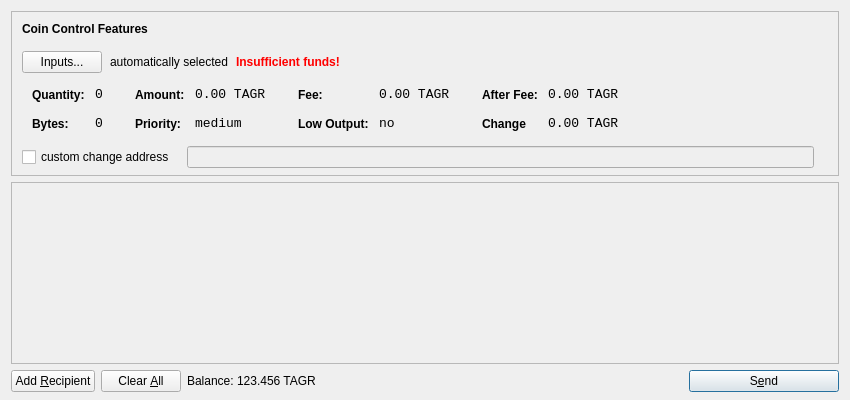
<?xml version="1.0" encoding="UTF-8"?>
<ui version="4.0">
 <class>SendCoinsDialog</class>
 <widget class="QDialog" name="SendCoinsDialog">
  <property name="geometry">
   <rect>
    <x>0</x>
    <y>0</y>
    <width>850</width>
    <height>400</height>
   </rect>
  </property>
  <property name="windowTitle">
   <string>Send Coins</string>
  </property>
  <layout class="QVBoxLayout" name="verticalLayout" stretch="0,1,0">
   <property name="bottomMargin">
    <number>8</number>
   </property>
   <item>
    <widget class="QFrame" name="frameCoinControl">
     <property name="sizePolicy">
      <sizepolicy hsizetype="Expanding" vsizetype="Expanding">
       <horstretch>0</horstretch>
       <verstretch>0</verstretch>
      </sizepolicy>
     </property>
     <property name="maximumSize">
      <size>
       <width>16777215</width>
       <height>16777215</height>
      </size>
     </property>
     <property name="frameShape">
      <enum>QFrame::StyledPanel</enum>
     </property>
     <property name="frameShadow">
      <enum>QFrame::Sunken</enum>
     </property>
     <layout class="QVBoxLayout" name="verticalLayoutCoinControl2">
      <property name="spacing">
       <number>-1</number>
      </property>
      <property name="leftMargin">
       <number>0</number>
      </property>
      <property name="topMargin">
       <number>0</number>
      </property>
      <property name="rightMargin">
       <number>0</number>
      </property>
      <property name="bottomMargin">
       <number>6</number>
      </property>
      <item>
       <layout class="QVBoxLayout" name="verticalLayoutCoinControl" stretch="0,0,0,0,1">
        <property name="spacing">
         <number>0</number>
        </property>
        <property name="leftMargin">
         <number>10</number>
        </property>
        <property name="topMargin">
         <number>10</number>
        </property>
        <item>
         <layout class="QHBoxLayout" name="horizontalLayoutCoinControl1">
          <property name="bottomMargin">
           <number>15</number>
          </property>
          <item>
           <widget class="QLabel" name="labelCoinControlFeatures">
            <property name="sizePolicy">
             <sizepolicy hsizetype="Preferred" vsizetype="Maximum">
              <horstretch>0</horstretch>
              <verstretch>0</verstretch>
             </sizepolicy>
            </property>
            <property name="font">
             <font>
              <weight>75</weight>
              <bold>true</bold>
             </font>
            </property>
            <property name="styleSheet">
             <string notr="true">font-weight:bold;</string>
            </property>
            <property name="text">
             <string>Coin Control Features</string>
            </property>
           </widget>
          </item>
         </layout>
        </item>
        <item>
         <layout class="QHBoxLayout" name="horizontalLayoutCoinControl2" stretch="0,0,0,0">
          <property name="spacing">
           <number>8</number>
          </property>
          <property name="bottomMargin">
           <number>10</number>
          </property>
          <item>
           <widget class="QPushButton" name="pushButtonCoinControl">
            <property name="styleSheet">
             <string notr="true"/>
            </property>
            <property name="text">
             <string>Inputs...</string>
            </property>
           </widget>
          </item>
          <item>
           <widget class="QLabel" name="labelCoinControlAutomaticallySelected">
            <property name="text">
             <string>automatically selected</string>
            </property>
            <property name="margin">
             <number>5</number>
            </property>
           </widget>
          </item>
          <item>
           <widget class="QLabel" name="labelCoinControlInsuffFunds">
            <property name="font">
             <font>
              <weight>75</weight>
              <bold>true</bold>
             </font>
            </property>
            <property name="styleSheet">
             <string notr="true">color:red;font-weight:bold;</string>
            </property>
            <property name="text">
             <string>Insufficient funds!</string>
            </property>
            <property name="margin">
             <number>5</number>
            </property>
           </widget>
          </item>
          <item>
           <spacer name="horizontalSpacerCoinControl">
            <property name="orientation">
             <enum>Qt::Horizontal</enum>
            </property>
            <property name="sizeHint" stdset="0">
             <size>
              <width>40</width>
              <height>1</height>
             </size>
            </property>
           </spacer>
          </item>
         </layout>
        </item>
        <item>
         <widget class="QWidget" name="widgetCoinControl" native="true">
          <property name="sizePolicy">
           <sizepolicy hsizetype="Preferred" vsizetype="Preferred">
            <horstretch>0</horstretch>
            <verstretch>0</verstretch>
           </sizepolicy>
          </property>
          <property name="minimumSize">
           <size>
            <width>0</width>
            <height>0</height>
           </size>
          </property>
          <property name="styleSheet">
           <string notr="true"/>
          </property>
          <layout class="QHBoxLayout" name="horizontalLayoutCoinControl5">
           <property name="margin">
            <number>0</number>
           </property>
           <item>
            <layout class="QHBoxLayout" name="horizontalLayoutCoinControl3" stretch="0,0,0,1">
             <property name="spacing">
              <number>20</number>
             </property>
             <property name="topMargin">
              <number>0</number>
             </property>
             <property name="bottomMargin">
              <number>10</number>
             </property>
             <item>
              <layout class="QFormLayout" name="formLayoutCoinControl1">
               <property name="horizontalSpacing">
                <number>10</number>
               </property>
               <property name="verticalSpacing">
                <number>14</number>
               </property>
               <property name="leftMargin">
                <number>10</number>
               </property>
               <property name="topMargin">
                <number>4</number>
               </property>
               <property name="rightMargin">
                <number>6</number>
               </property>
               <item row="0" column="0">
                <widget class="QLabel" name="labelCoinControlQuantityText">
                 <property name="styleSheet">
                  <string notr="true">font-weight:bold;</string>
                 </property>
                 <property name="text">
                  <string>Quantity:</string>
                 </property>
                 <property name="margin">
                  <number>0</number>
                 </property>
                </widget>
               </item>
               <item row="0" column="1">
                <widget class="QLabel" name="labelCoinControlQuantity">
                 <property name="font">
                  <font>
                   <family>Monospace</family>
                   <pointsize>10</pointsize>
                  </font>
                 </property>
                 <property name="cursor">
                  <cursorShape>IBeamCursor</cursorShape>
                 </property>
                 <property name="contextMenuPolicy">
                  <enum>Qt::ActionsContextMenu</enum>
                 </property>
                 <property name="text">
                  <string>0</string>
                 </property>
                 <property name="margin">
                  <number>0</number>
                 </property>
                 <property name="textInteractionFlags">
                  <set>Qt::LinksAccessibleByMouse|Qt::TextSelectableByKeyboard|Qt::TextSelectableByMouse</set>
                 </property>
                </widget>
               </item>
               <item row="1" column="0">
                <widget class="QLabel" name="labelCoinControlBytesText">
                 <property name="styleSheet">
                  <string notr="true">font-weight:bold;</string>
                 </property>
                 <property name="text">
                  <string>Bytes:</string>
                 </property>
                </widget>
               </item>
               <item row="1" column="1">
                <widget class="QLabel" name="labelCoinControlBytes">
                 <property name="font">
                  <font>
                   <family>Monospace</family>
                   <pointsize>10</pointsize>
                  </font>
                 </property>
                 <property name="cursor">
                  <cursorShape>IBeamCursor</cursorShape>
                 </property>
                 <property name="contextMenuPolicy">
                  <enum>Qt::ActionsContextMenu</enum>
                 </property>
                 <property name="text">
                  <string>0</string>
                 </property>
                 <property name="textInteractionFlags">
                  <set>Qt::LinksAccessibleByMouse|Qt::TextSelectableByKeyboard|Qt::TextSelectableByMouse</set>
                 </property>
                </widget>
               </item>
              </layout>
             </item>
             <item>
              <layout class="QFormLayout" name="formLayoutCoinControl2">
               <property name="horizontalSpacing">
                <number>10</number>
               </property>
               <property name="verticalSpacing">
                <number>14</number>
               </property>
               <property name="leftMargin">
                <number>6</number>
               </property>
               <property name="topMargin">
                <number>4</number>
               </property>
               <property name="rightMargin">
                <number>6</number>
               </property>
               <item row="0" column="0">
                <widget class="QLabel" name="labelCoinControlAmountText">
                 <property name="styleSheet">
                  <string notr="true">font-weight:bold;</string>
                 </property>
                 <property name="text">
                  <string>Amount:</string>
                 </property>
                 <property name="margin">
                  <number>0</number>
                 </property>
                </widget>
               </item>
               <item row="0" column="1">
                <widget class="QLabel" name="labelCoinControlAmount">
                 <property name="font">
                  <font>
                   <family>Monospace</family>
                   <pointsize>10</pointsize>
                  </font>
                 </property>
                 <property name="cursor">
                  <cursorShape>IBeamCursor</cursorShape>
                 </property>
                 <property name="contextMenuPolicy">
                  <enum>Qt::ActionsContextMenu</enum>
                 </property>
                 <property name="text">
                  <string>0.00 TAGR</string>
                 </property>
                 <property name="textInteractionFlags">
                  <set>Qt::LinksAccessibleByMouse|Qt::TextSelectableByKeyboard|Qt::TextSelectableByMouse</set>
                 </property>
                </widget>
               </item>
               <item row="1" column="0">
                <widget class="QLabel" name="labelCoinControlPriorityText">
                 <property name="styleSheet">
                  <string notr="true">font-weight:bold;</string>
                 </property>
                 <property name="text">
                  <string>Priority:</string>
                 </property>
                </widget>
               </item>
               <item row="1" column="1">
                <widget class="QLabel" name="labelCoinControlPriority">
                 <property name="font">
                  <font>
                   <family>Monospace</family>
                   <pointsize>10</pointsize>
                  </font>
                 </property>
                 <property name="cursor">
                  <cursorShape>IBeamCursor</cursorShape>
                 </property>
                 <property name="contextMenuPolicy">
                  <enum>Qt::ActionsContextMenu</enum>
                 </property>
                 <property name="text">
                  <string>medium</string>
                 </property>
                 <property name="textInteractionFlags">
                  <set>Qt::LinksAccessibleByMouse|Qt::TextSelectableByKeyboard|Qt::TextSelectableByMouse</set>
                 </property>
                </widget>
               </item>
              </layout>
             </item>
             <item>
              <layout class="QFormLayout" name="formLayoutCoinControl3">
               <property name="horizontalSpacing">
                <number>10</number>
               </property>
               <property name="verticalSpacing">
                <number>14</number>
               </property>
               <property name="leftMargin">
                <number>6</number>
               </property>
               <property name="topMargin">
                <number>4</number>
               </property>
               <property name="rightMargin">
                <number>6</number>
               </property>
               <item row="0" column="0">
                <widget class="QLabel" name="labelCoinControlFeeText">
                 <property name="styleSheet">
                  <string notr="true">font-weight:bold;</string>
                 </property>
                 <property name="text">
                  <string>Fee:</string>
                 </property>
                 <property name="margin">
                  <number>0</number>
                 </property>
                </widget>
               </item>
               <item row="0" column="1">
                <widget class="QLabel" name="labelCoinControlFee">
                 <property name="font">
                  <font>
                   <family>Monospace</family>
                   <pointsize>10</pointsize>
                  </font>
                 </property>
                 <property name="cursor">
                  <cursorShape>IBeamCursor</cursorShape>
                 </property>
                 <property name="contextMenuPolicy">
                  <enum>Qt::ActionsContextMenu</enum>
                 </property>
                 <property name="text">
                  <string>0.00 TAGR</string>
                 </property>
                 <property name="textInteractionFlags">
                  <set>Qt::LinksAccessibleByMouse|Qt::TextSelectableByKeyboard|Qt::TextSelectableByMouse</set>
                 </property>
                </widget>
               </item>
               <item row="1" column="0">
                <widget class="QLabel" name="labelCoinControlLowOutputText">
                 <property name="styleSheet">
                  <string notr="true">font-weight:bold;</string>
                 </property>
                 <property name="text">
                  <string>Low Output:</string>
                 </property>
                </widget>
               </item>
               <item row="1" column="1">
                <widget class="QLabel" name="labelCoinControlLowOutput">
                 <property name="font">
                  <font>
                   <family>Monospace</family>
                   <pointsize>10</pointsize>
                  </font>
                 </property>
                 <property name="cursor">
                  <cursorShape>IBeamCursor</cursorShape>
                 </property>
                 <property name="contextMenuPolicy">
                  <enum>Qt::ActionsContextMenu</enum>
                 </property>
                 <property name="text">
                  <string>no</string>
                 </property>
                 <property name="textInteractionFlags">
                  <set>Qt::LinksAccessibleByMouse|Qt::TextSelectableByKeyboard|Qt::TextSelectableByMouse</set>
                 </property>
                </widget>
               </item>
              </layout>
             </item>
             <item>
              <layout class="QFormLayout" name="formLayoutCoinControl4">
               <property name="horizontalSpacing">
                <number>10</number>
               </property>
               <property name="verticalSpacing">
                <number>14</number>
               </property>
               <property name="leftMargin">
                <number>6</number>
               </property>
               <property name="topMargin">
                <number>4</number>
               </property>
               <property name="rightMargin">
                <number>6</number>
               </property>
               <item row="0" column="0">
                <widget class="QLabel" name="labelCoinControlAfterFeeText">
                 <property name="styleSheet">
                  <string notr="true">font-weight:bold;</string>
                 </property>
                 <property name="text">
                  <string>After Fee:</string>
                 </property>
                 <property name="margin">
                  <number>0</number>
                 </property>
                </widget>
               </item>
               <item row="0" column="1">
                <widget class="QLabel" name="labelCoinControlAfterFee">
                 <property name="font">
                  <font>
                   <family>Monospace</family>
                   <pointsize>10</pointsize>
                  </font>
                 </property>
                 <property name="cursor">
                  <cursorShape>IBeamCursor</cursorShape>
                 </property>
                 <property name="contextMenuPolicy">
                  <enum>Qt::ActionsContextMenu</enum>
                 </property>
                 <property name="text">
                  <string>0.00 TAGR</string>
                 </property>
                 <property name="textInteractionFlags">
                  <set>Qt::LinksAccessibleByMouse|Qt::TextSelectableByKeyboard|Qt::TextSelectableByMouse</set>
                 </property>
                </widget>
               </item>
               <item row="1" column="0">
                <widget class="QLabel" name="labelCoinControlChangeText">
                 <property name="styleSheet">
                  <string notr="true">font-weight:bold;</string>
                 </property>
                 <property name="text">
                  <string>Change</string>
                 </property>
                </widget>
               </item>
               <item row="1" column="1">
                <widget class="QLabel" name="labelCoinControlChange">
                 <property name="font">
                  <font>
                   <family>Monospace</family>
                   <pointsize>10</pointsize>
                  </font>
                 </property>
                 <property name="cursor">
                  <cursorShape>IBeamCursor</cursorShape>
                 </property>
                 <property name="contextMenuPolicy">
                  <enum>Qt::ActionsContextMenu</enum>
                 </property>
                 <property name="text">
                  <string>0.00 TAGR</string>
                 </property>
                 <property name="textInteractionFlags">
                  <set>Qt::LinksAccessibleByMouse|Qt::TextSelectableByKeyboard|Qt::TextSelectableByMouse</set>
                 </property>
                </widget>
               </item>
              </layout>
             </item>
            </layout>
           </item>
          </layout>
         </widget>
        </item>
        <item>
         <layout class="QHBoxLayout" name="horizontalLayoutCoinControl4" stretch="0,0,0">
          <property name="spacing">
           <number>12</number>
          </property>
          <property name="sizeConstraint">
           <enum>QLayout::SetDefaultConstraint</enum>
          </property>
          <property name="topMargin">
           <number>5</number>
          </property>
          <property name="rightMargin">
           <number>5</number>
          </property>
          <item>
           <widget class="QCheckBox" name="checkBoxCoinControlChange">
            <property name="text">
             <string>custom change address</string>
            </property>
           </widget>
          </item>
          <item>
           <widget class="QLineEdit" name="lineEditCoinControlChange">
            <property name="enabled">
             <bool>false</bool>
            </property>
            <property name="sizePolicy">
             <sizepolicy hsizetype="Expanding" vsizetype="Fixed">
              <horstretch>0</horstretch>
              <verstretch>0</verstretch>
             </sizepolicy>
            </property>
           </widget>
          </item>
          <item>
           <widget class="QLabel" name="labelCoinControlChangeLabel">
            <property name="sizePolicy">
             <sizepolicy hsizetype="Preferred" vsizetype="Expanding">
              <horstretch>0</horstretch>
              <verstretch>0</verstretch>
             </sizepolicy>
            </property>
            <property name="minimumSize">
             <size>
              <width>0</width>
              <height>0</height>
             </size>
            </property>
            <property name="text">
             <string/>
            </property>
            <property name="margin">
             <number>3</number>
            </property>
           </widget>
          </item>
         </layout>
        </item>
        <item>
         <spacer name="verticalSpacerCoinControl">
          <property name="orientation">
           <enum>Qt::Vertical</enum>
          </property>
          <property name="sizeHint" stdset="0">
           <size>
            <width>800</width>
            <height>1</height>
           </size>
          </property>
         </spacer>
        </item>
       </layout>
      </item>
     </layout>
    </widget>
   </item>
   <item>
    <widget class="QScrollArea" name="scrollArea">
     <property name="widgetResizable">
      <bool>true</bool>
     </property>
     <widget class="QWidget" name="scrollAreaWidgetContents">
      <property name="geometry">
       <rect>
        <x>0</x>
        <y>0</y>
        <width>830</width>
        <height>165</height>
       </rect>
      </property>
      <layout class="QVBoxLayout" name="verticalLayout_2">
       <property name="margin">
        <number>0</number>
       </property>
       <item>
        <layout class="QVBoxLayout" name="entries">
         <property name="spacing">
          <number>6</number>
         </property>
        </layout>
       </item>
       <item>
        <spacer name="verticalSpacer">
         <property name="orientation">
          <enum>Qt::Vertical</enum>
         </property>
         <property name="sizeHint" stdset="0">
          <size>
           <width>20</width>
           <height>40</height>
          </size>
         </property>
        </spacer>
       </item>
      </layout>
     </widget>
    </widget>
   </item>
   <item>
    <layout class="QHBoxLayout" name="horizontalLayout">
     <item>
      <widget class="QPushButton" name="addButton">
       <property name="toolTip">
        <string>Send to multiple recipients at once</string>
       </property>
       <property name="text">
        <string>Add &amp;Recipient</string>
       </property>
       <property name="icon">
        <iconset resource="../bitcoin.qrc">
         <normaloff>:/icons/add</normaloff>:/icons/add</iconset>
       </property>
       <property name="autoDefault">
        <bool>false</bool>
       </property>
      </widget>
     </item>
     <item>
      <widget class="QPushButton" name="clearButton">
       <property name="sizePolicy">
        <sizepolicy hsizetype="Minimum" vsizetype="Fixed">
         <horstretch>0</horstretch>
         <verstretch>0</verstretch>
        </sizepolicy>
       </property>
       <property name="toolTip">
        <string>Remove all transaction fields</string>
       </property>
       <property name="text">
        <string>Clear &amp;All</string>
       </property>
       <property name="icon">
        <iconset resource="../bitcoin.qrc">
         <normaloff>:/icons/remove</normaloff>:/icons/remove</iconset>
       </property>
       <property name="autoRepeatDelay">
        <number>300</number>
       </property>
       <property name="autoDefault">
        <bool>false</bool>
       </property>
      </widget>
     </item>
     <item>
      <layout class="QHBoxLayout" name="horizontalLayout_2">
       <property name="spacing">
        <number>3</number>
       </property>
       <item>
        <widget class="QLabel" name="label">
         <property name="sizePolicy">
          <sizepolicy hsizetype="Preferred" vsizetype="Fixed">
           <horstretch>0</horstretch>
           <verstretch>0</verstretch>
          </sizepolicy>
         </property>
         <property name="text">
          <string>Balance:</string>
         </property>
        </widget>
       </item>
       <item>
        <widget class="QLabel" name="labelBalance">
         <property name="sizePolicy">
          <sizepolicy hsizetype="Preferred" vsizetype="Fixed">
           <horstretch>0</horstretch>
           <verstretch>0</verstretch>
          </sizepolicy>
         </property>
         <property name="cursor">
          <cursorShape>IBeamCursor</cursorShape>
         </property>
         <property name="text">
          <string>123.456 TAGR</string>
         </property>
         <property name="textInteractionFlags">
          <set>Qt::LinksAccessibleByMouse|Qt::TextSelectableByKeyboard|Qt::TextSelectableByMouse</set>
         </property>
        </widget>
       </item>
      </layout>
     </item>
     <item>
      <spacer name="horizontalSpacer">
       <property name="orientation">
        <enum>Qt::Horizontal</enum>
       </property>
       <property name="sizeHint" stdset="0">
        <size>
         <width>40</width>
         <height>20</height>
        </size>
       </property>
      </spacer>
     </item>
     <item>
      <widget class="QPushButton" name="sendButton">
       <property name="minimumSize">
        <size>
         <width>150</width>
         <height>0</height>
        </size>
       </property>
       <property name="toolTip">
        <string>Confirm the send action</string>
       </property>
       <property name="text">
        <string>S&amp;end</string>
       </property>
       <property name="icon">
        <iconset resource="../bitcoin.qrc">
         <normaloff>:/icons/send</normaloff>:/icons/send</iconset>
       </property>
       <property name="default">
        <bool>true</bool>
       </property>
      </widget>
     </item>
    </layout>
   </item>
  </layout>
 </widget>
 <resources>
  <include location="../bitcoin.qrc"/>
 </resources>
 <connections/>
</ui>
